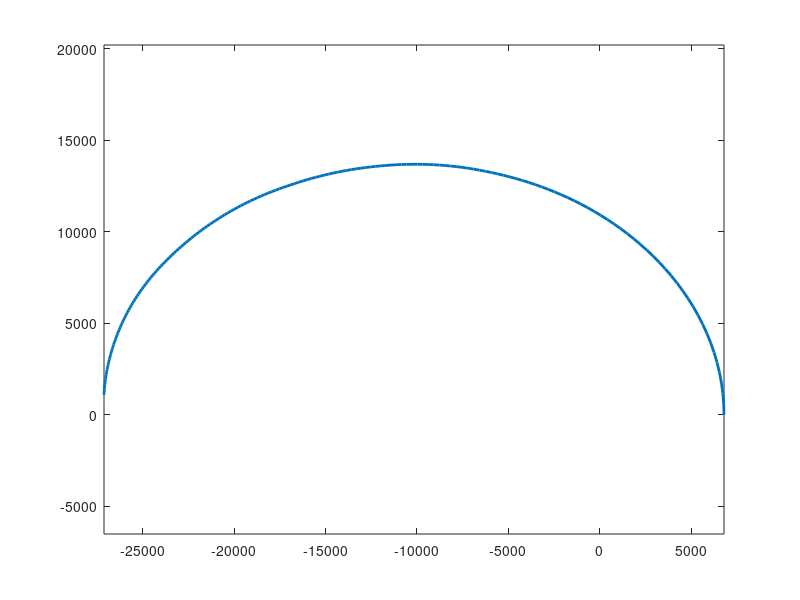

This chart was generated by the following MATLAB code: (Note: this script raises an error after producing the figure.)
function datagen_satellite_orbit()

%% Constants and parameters
close all; clc

dt_			= 60;						% s
timeStamps	= 0:dt_:(3*60*60);			% s
nTimeStamps	= length(timeStamps);

REarth		= 6378;				% km
MU_			= 398600;			% km^3 / s^2
H0_			= 65750;			% km^2 / s

% thtaPlot = 0:0.01:2*pi;
% plot(thtaPlot, (H0_^2 / MU_)*(1 + 0.6*cos(thtaPlot)), 'LineWidth', 2 )

% return

% Based on Ex 2.5 in Curtis
eccKepler	= 0.6;				% eccentricity
thta0		= 0;
r0			= (H0_^2 / MU_) / (1 + eccKepler*cos(thta0));
spd0		= H0_ / r0;			% km / s
thtaDot0	= spd0 / r0;		% rad/s
rDot0		= 0;

stddevProcNoiseRange	= sqrt(1E-8);
stddevProcNoiseBearing	= sqrt(1E-8);

vRange		= stddevProcNoiseRange*randn(1, nTimeStamps);
vThta		= stddevProcNoiseBearing*randn(1, nTimeStamps);

priorP		= blkdiag(900*eye(2), ((pi/180)^2)*eye(2));
priorXHat	= [r0; rDot0; thta0; thtaDot0] + chol(priorP)*randn(4, 1);


[~, xSim]	= ode45(@orbit_kinematics_planar, ...
	timeStamps, [r0; rDot0; thta0; thtaDot0]);


stdDevRange		= 30;			% km
stdDevRangeRate	= 1;			% km/s

groundTruthRange			= xSim(:, 1)';
groundTruthRangeRate		= xSim(:, 2)';
groundTruthBearing			= xSim(:, 3)';
groundTruthBearingRate		= xSim(:, 4)';

timeIndexMeasured			= 1:1:nTimeStamps;
timeStampsMeasured			= timeStamps(timeIndexMeasured);
nTimeStampsMeasured			= length(timeStampsMeasured);

measuredRange		= groundTruthRange(timeIndexMeasured) + stdDevRange*randn(1, nTimeStampsMeasured);
measuredRangeRate	= groundTruthRangeRate(timeIndexMeasured) + stdDevRangeRate*randn(1, nTimeStampsMeasured);

% save assignment4_problem3.mat measuredRange measuredRangeRate ...
% 	stdDevRange stdDevRangeRate timeStamps nTimeStamps ...
% 	groundTruthRange groundTruthRangeRate groundTruthBearing ...
% 	groundTruthBearingRate ...
% 	stddevProcNoiseRange stddevProcNoiseBearing


save assignment5_problem3.mat measuredRange measuredRangeRate ...
	stdDevRange stdDevRangeRate timeStamps nTimeStamps ...
	groundTruthRange groundTruthRangeRate groundTruthBearing ...
	groundTruthBearingRate ...
	stddevProcNoiseRange stddevProcNoiseBearing ...
	priorXHat priorP



figure;
plot( xSim(:, 1).*cos(xSim(:, 3)), xSim(:, 1).*sin(xSim(:, 3)), 'LineWidth', 2 );
hold on; axis equal
% plot( measuredRange.*cos(measuredBearing), measuredRange.*sin(measuredBearing), '.'); 
make_nice_figures(gcf, gca, 14, 'Orbit', '$y_1$ (km)', '$y_2$ (km)', [], [], [], [], [])

%%
	function xDot = orbit_kinematics_planar(t_, x_)							% Process noise added in discrete model, not here
		tIndex	= max(1, min(round(t_/dt_), nTimeStamps));

		r_		= x_(1);
		rDot	= x_(2);
		thta_	= x_(3);
		thtaDot	= x_(4);

		vrt_	= vRange(tIndex);
		vtt_	= vThta(tIndex);

		xDot	= [...
			rDot; ...
			r_*(thtaDot^2) - MU_ / r_^2 + vrt_; ...
			thtaDot; ...
			-2*rDot*thtaDot/r_ + (1 / r_)*vtt_];
	end
end